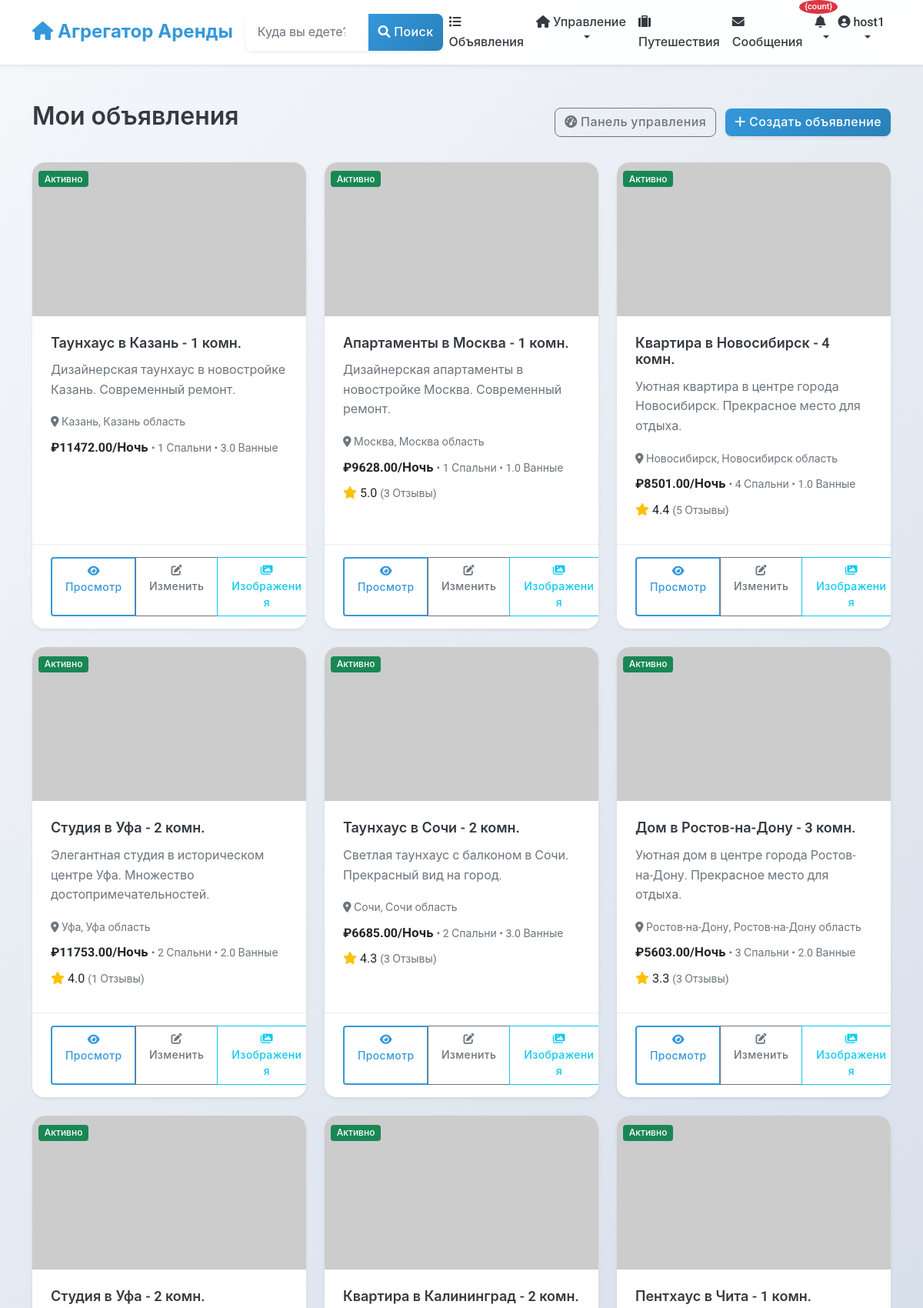
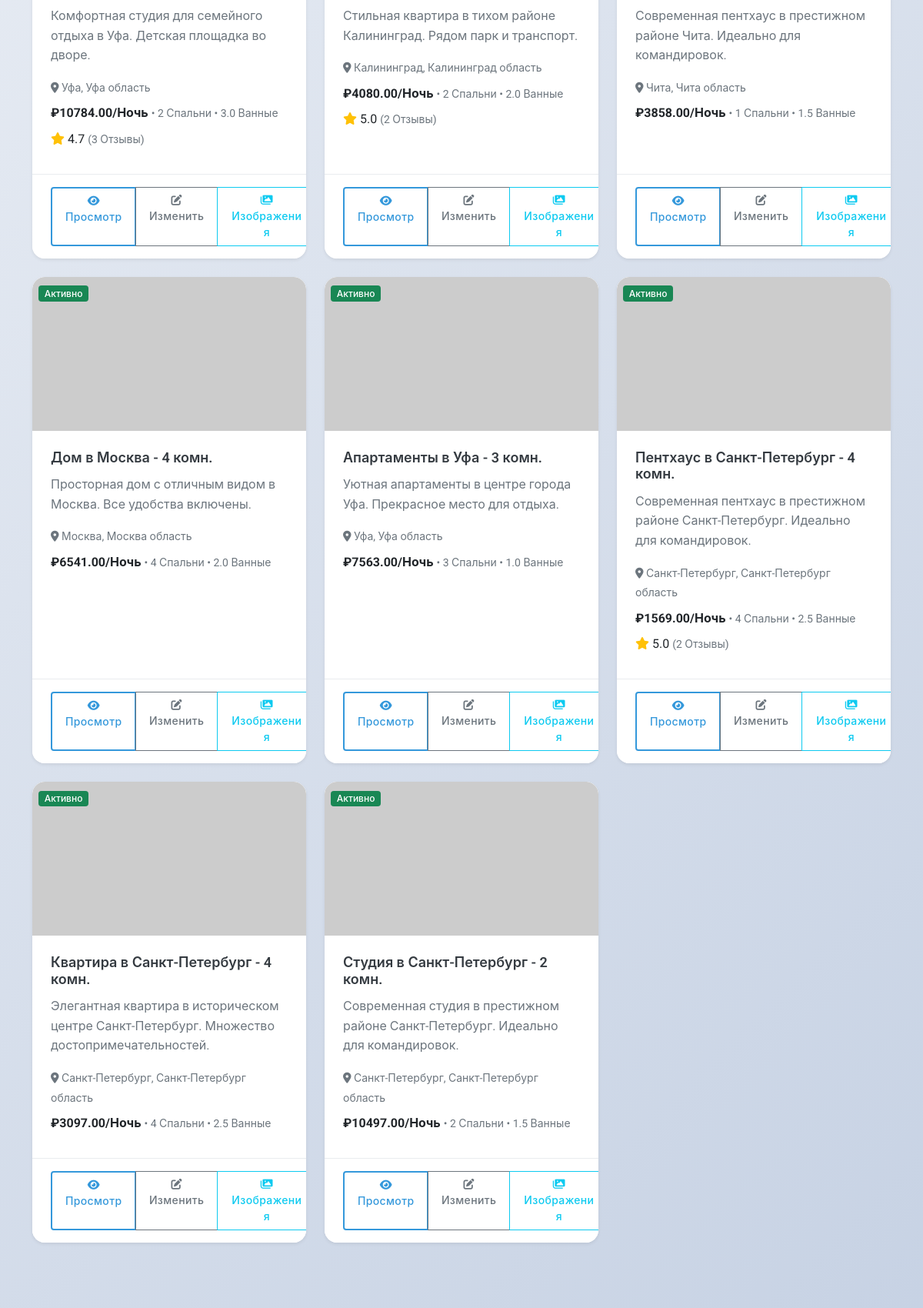
Screenshot of /listings/my-listings/ (signed in, upper part) with the database file from the repository (2 pictures, top to bottom).
### users/models.py (models this page shows, shortened)
class User(AbstractUser):
    phone_number = models.CharField(_("Phone number"), max_length=20, blank=True)
    profile_picture = models.URLField(_("Profile picture URL"), blank=True)
    bio = models.TextField(_("Bio"), blank=True)
    is_phone_verified = models.BooleanField(_("Phone verified"), default=False)
    is_id_verified = models.BooleanField(_("ID verified"), default=False)
    is_host = models.BooleanField(_("Is host"), default=False)
    is_guest = models.BooleanField(_("Is guest"), default=True)
    ROLE_CHOICES = [
        ('user', _('Regular User')),
        ('host', _('Host')),
        ('moderator', _('Moderator')),
        ('admin', _('Administrator')),
    ]
    role = models.CharField(_("Role"), max_length=20, choices=ROLE_CHOICES, default='user')
    email_notifications = models.BooleanField(_("Email notifications"), default=True)
    sms_notifications = models.BooleanField(_("SMS notifications"), default=False)
    date_joined = models.DateTimeField(_("Date joined"), auto_now_add=True)
    last_updated = models.DateTimeField(_("Last updated"), auto_now=True)
    class Meta:
        verbose_name = _("User")
        verbose_name_plural = _("Users")

### listings/models.py (models this page shows, shortened)
class Listing(models.Model):
    title = models.CharField(_("Title"), max_length=100)
    description = models.TextField(_("Description"))
    address = models.CharField(_("Address"), max_length=255)
    city = models.CharField(_("City"), max_length=100)
    state = models.CharField(_("State/Province"), max_length=100)
    country = models.CharField(_("Country"), max_length=100)
    zip_code = models.CharField(_("ZIP/Postal Code"), max_length=20)
    latitude = models.DecimalField(_("Latitude"), max_digits=10, decimal_places=7, null=True, blank=True)
    longitude = models.DecimalField(_("Longitude"), max_digits=10, decimal_places=7, null=True, blank=True)
    price_per_night = models.DecimalField(_("Price per night"), max_digits=10, decimal_places=2)
    cleaning_fee = models.DecimalField(_("Cleaning fee"), max_digits=10, decimal_places=2, default=0)
    service_fee = models.DecimalField(_("Service fee"), max_digits=10, decimal_places=2, default=0)
    bedrooms = models.PositiveSmallIntegerField(_("Bedrooms"))
    bathrooms = models.DecimalField(_("Bathrooms"), max_digits=3, decimal_places=1)
    accommodates = models.PositiveSmallIntegerField(_("Accommodates"))
    property_type = models.CharField(_("Property type"), max_length=50)
    image_urls = models.JSONField(_("Image URLs"), default=list, null=True, blank=True)
    verification_video = models.FileField(
        _("Verification Video"),
        upload_to='verification_videos/',
        null=True,
        blank=True,
        help_text=_("Video proof of property compliance (max 250MB, for moderation only)")
    )
    amenities = models.JSONField(_("Amenities"), default=list)
    house_rules = models.TextField(_("House rules"), blank=True)
    check_in_time = models.TimeField(_("Check-in time"), null=True, blank=True)
    check_out_time = models.TimeField(_("Check-out time"), null=True, blank=True)
    minimum_nights = models.PositiveSmallIntegerField(_("Minimum nights"), default=1)
    maximum_nights = models.PositiveSmallIntegerField(_("Maximum nights"), default=30)
    is_active = models.BooleanField(_("Is active"), default=True)
    is_approved = models.BooleanField(_("Is approved"), default=False)
    host = models.ForeignKey(
        settings.AUTH_USER_MODEL,
        on_delete=models.CASCADE,
        related_name='listings'
    )
    created_at = models.DateTimeField(_("Created at"), auto_now_add=True)
    updated_at = models.DateTimeField(_("Updated at"), auto_now=True)
    class Meta:
        verbose_name = _("Listing")
        verbose_name_plural = _("Listings")
        ordering = ['-created_at', '-id']
        ordering = ['-created_at']
    @property
    def main_image_url(self):
        main_image = self.images.filter(is_main=True).first()
        if main_image:
            return main_image.image.url
        first_image = self.images.first()
        if first_image:
            return first_image.image.url
        if self.image_urls and len(self.image_urls) > 0:
            return self.image_urls[0]
        return "https://via.placeholder.com/800x600.png?text=No+Image+Available"
    @property
    def average_rating(self):
        reviews = self.reviews.all()
        if not reviews:
            return None
        return sum(review.rating for review in reviews) / len(reviews)
    @property
    def total_reviews(self):
        return self.reviews.count()

class Review(models.Model):
    rating = models.PositiveSmallIntegerField(
        _("Rating"),
        validators=[MinValueValidator(1), MaxValueValidator(5)]
    )
    comment = models.TextField(_("Comment"))
    listing = models.ForeignKey(
        Listing,
        on_delete=models.CASCADE,
        related_name='reviews'
    )
    reviewer = models.ForeignKey(
        settings.AUTH_USER_MODEL,
        on_delete=models.CASCADE,
        related_name='reviews'
    )
    booking = models.OneToOneField(
        Booking,
        on_delete=models.SET_NULL,
        related_name='review',
        null=True,
        blank=True
    )
    is_approved = models.BooleanField(_("Is approved"), default=True)
    is_edited = models.BooleanField(_("Is edited"), default=False)
    created_at = models.DateTimeField(_("Created at"), auto_now_add=True)
    updated_at = models.DateTimeField(_("Updated at"), auto_now=True)
    class Meta:
        verbose_name = _("Review")
        verbose_name_plural = _("Reviews")
        ordering = ['-created_at']
        constraints = [
            models.UniqueConstraint(
                fields=['listing', 'reviewer'],
                condition=models.Q(booking__isnull=True),
                name='unique_listing_review_no_booking'
            ),
            models.UniqueConstraint(
                fields=['listing', 'reviewer', 'booking'],
                condition=models.Q(booking__isnull=False),
                name='unique_booking_review'
            )
        ]

### listings/views.py (the view)
# urls.py: path('my-listings/', views.HostListingListView.as_view(), name='host_listings'),
class HostListingListView(LoginRequiredMixin, ListView):
    model = Listing
    template_name = 'listings/host_listings.html'
    context_object_name = 'listings'
    def get_queryset(self):
        return Listing.objects.filter(host=self.request.user)

### listings/templates/listings/host_listings.html (shortened to what this page needs)
{% extends 'base.html' %}
{% load static %}
{% block content %}
<div class="container py-4">
    <div class="row">
        <div class="col-12">
            <div class="d-flex justify-content-between align-items-center mb-4">
                <h2>Мои объявления</h2>
                <div>
                    <a href="{% url 'listings:host_dashboard' %}" class="btn btn-outline-secondary me-2">
                        <i class="fas fa-tachometer-alt"></i> Панель управления
                    </a>
                    <a href="{% url 'listings:listing_create' %}" class="btn btn-primary">
                        <i class="fas fa-plus"></i> Создать объявление
                    </a>
                </div>
            </div>
            {% if listings %}
                <div class="row row-cols-1 row-cols-md-2 row-cols-lg-3 g-4">
                    {% for listing in listings %}
                    <div class="col">
                        <div class="card h-100 shadow-sm">
                            <div class="position-relative">
                                <img src="{{ listing.main_image_url }}" class="card-img-top" alt="{{ listing.title }}" style="height: 200px; object-fit: cover;">
                                <div class="position-absolute top-0 start-0 m-2">
                                    {% if not listing.is_active %}
                                        <span class="badge bg-secondary">Отключено</span>
                                    {% elif not listing.is_approved %}
                                        <span class="badge bg-warning">На рассмотрении</span>
                                    {% else %}
                                        <span class="badge bg-success">Активно</span>
                                    {% endif %}
                                </div>
                            </div>
                            <div class="card-body">
                                <h5 class="card-title">{{ listing.title }}</h5>
                                <p class="card-text text-muted">{{ listing.description|truncatechars:100 }}</p>
                                <div class="mb-2">
                                    <small class="text-muted">
                                        <i class="fas fa-map-marker-alt"></i> {{ listing.city }}, {{ listing.state }}
                                    </small>
                                </div>
                                <div class="mb-2">
                                    <strong>₽{{ listing.price_per_night }}/Ночь</strong>
                                    <small class="text-muted">• {{ listing.bedrooms }} Спальни • {{ listing.bathrooms }} Ванные</small>
                                </div>
                                {% if listing.average_rating %}
                                <div class="mb-2">
                                    <i class="fas fa-star text-warning"></i>
                                    <span>{{ listing.average_rating|floatformat:1 }}</span>
                                    <small class="text-muted">({{ listing.total_reviews }} Отзывы)</small>
                                </div>
                                {% endif %}
                            </div>
                            <div class="card-footer bg-white">
                                <div class="d-flex justify-content-between align-items-center">
                                    <div class="btn-group" role="group">
                                        <a href="{% url 'listings:listing_detail' pk=listing.pk %}" class="btn btn-sm btn-outline-primary">
                                            <i class="fas fa-eye"></i> Просмотр
                                        </a>
                                        <a href="{% url 'listings:listing_update' pk=listing.pk %}" class="btn btn-sm btn-outline-secondary">
                                            <i class="fas fa-edit"></i> Изменить
                                        </a>
                                        <a href="{% url 'listings:listing_images' pk=listing.pk %}" class="btn btn-sm btn-outline-info">
                                            <i class="fas fa-images"></i> Изображения
                                        </a>
                                    </div>
                                </div>
                            </div>
                        </div>
                    </div>
                    {% endfor %}
                </div>
            {% endif %}
        </div>
    </div>
</div>
{% endblock %}

### templates/includes/navbar.html (shortened to what this page needs)
<nav class="navbar navbar-expand-lg navbar-light bg-white shadow-sm">
    <div class="container">
        <a class="navbar-brand" href="{% url 'listings:listing_list' %}">
            <i class="fas fa-home"></i> Агрегатор Аренды
        </a>
        <div class="collapse navbar-collapse" id="navbarSupportedContent">
            <form class="d-flex mx-auto my-2 my-lg-0" action="{% url 'listings:listing_list' %}" method="get">
                <div class="input-group">
                    <input class="form-control" type="search" name="location" placeholder="Куда вы едете?"
                           aria-label="Search" value="{{ request.GET.location|default:'' }}">
                    <button class="btn btn-primary" type="submit">
                        <i class="fas fa-search"></i> Поиск
                    </button>
                </div>
            </form>
            <ul class="navbar-nav ms-auto mb-2 mb-lg-0">
                <li class="nav-item">
                    <a class="nav-link {% if request.resolver_match.url_name == 'listing_list' %}active{% endif %}"
                       href="{% url 'listings:listing_list' %}">
                        <i class="fas fa-list"></i> Объявления
                    </a>
                </li>
                {% if user.is_authenticated %}
                    {% if user.is_host %}
                    <li class="nav-item dropdown">
                        <a class="nav-link dropdown-toggle" href="#" id="hostDropdown" role="button"
                           data-bs-toggle="dropdown" aria-expanded="false">
                            <i class="fas fa-home"></i> Управление
                        </a>
                    </li>
                    {% else %}
                    <li class="nav-item">
                        <a class="nav-link" href="{% url 'listings:listing_create' %}">
                            <i class="fas fa-plus"></i> Подать объявление
                        </a>
                    </li>
                    {% endif %}
                    <li class="nav-item">
                        <a class="nav-link {% if request.resolver_match.url_name == 'user_bookings' %}active{% endif %}"
                           href="{% url 'listings:user_bookings' %}">
                            <i class="fas fa-suitcase"></i> Путешествия
                        </a>
                    </li>
                    <li class="nav-item">
                        <a class="nav-link position-relative {% if 'chat' in request.path %}active{% endif %}"
                           href="{% url 'chat:conversation_list' %}">
                            <i class="fas fa-envelope"></i> Сообщения
                        </a>
                    </li>
                    <li class="nav-item dropdown">
                        <a class="nav-link dropdown-toggle position-relative" href="#" id="notificationDropdown"
                           role="button" data-bs-toggle="dropdown" aria-expanded="false"
                           onclick="loadNotifications()"
                           data-bs-auto-close="outside">
                            <i class="fas fa-bell"></i>
                            <span class="position-absolute"
                                  id="notification-badge-container"
                                  style="top: -8px; right: -8px; z-index: 1000;"
                                  hx-get="{% url 'notifications:get_unread_count' %}"
                                  hx-trigger="load, every 30s"
                                  hx-swap="innerHTML">
                                {% load notify_tags %}
                                {% notification_count as count %}
                                {% if count > 0 %}
                                <span class="badge bg-danger" id="notification-badge" style="font-size: 0.7rem; min-width: 18px; height: 18px; border-radius: 50%; display: flex; align-items: center; justify-content: center;">{count}</span>
                                {% endif %}
                            </span>
                        </a>
                    </li>
                    <li class="nav-item dropdown">
                        <a class="nav-link dropdown-toggle" href="#" id="userDropdown" role="button"
                           data-bs-toggle="dropdown" aria-expanded="false">
                            {% if user.profile_picture %}
                                <img src="{{ user.profile_picture }}" alt="{{ user.username }}" class="user-avatar sm me-1">
                            {% else %}
                                <i class="fas fa-user-circle"></i>
                            {% endif %}
                            {{ user.username }}
                        </a>
                    </li>
                {% endif %}
            </ul>
        </div>
    </div>
</nav>

### rows the page displays
User: username "host1"
Listing: is_active "Активно", title "Таунхаус в Казань - 1 комн.", description "Дизайнерская таунхаус в новостройке Казань. Современный ремонт.", city "Казань", state "Казань область", price_per_night "11472.00", bedrooms "1", bathrooms "3.0"
Listing: is_active "Активно", title "Апартаменты в Москва - 1 комн.", description "Дизайнерская апартаменты в новостройке Москва. Современный ремонт.", city "Москва", state "Москва область", price_per_night "9628.00", bedrooms "1", bathrooms "1.0", average_rating "5.0", total_reviews "3"
Listing: is_active "Активно", title "Квартира в Новосибирск - 4 комн.", description "Уютная квартира в центре города Новосибирск. Прекрасное место для отдыха.", city "Новосибирск", state "Новосибирск область", price_per_night "8501.00", bedrooms "4", bathrooms "1.0", average_rating "4.4", total_reviews "5"
Listing: is_active "Активно", title "Студия в Уфа - 2 комн.", description "Элегантная студия в историческом центре Уфа. Множество достопримечательностей.", city "Уфа", state "Уфа область", price_per_night "11753.00", bedrooms "2", bathrooms "2.0", average_rating "4.0", total_reviews "1"
Listing: is_active "Активно", title "Таунхаус в Сочи - 2 комн.", description "Светлая таунхаус с балконом в Сочи. Прекрасный вид на город.", city "Сочи", state "Сочи область", price_per_night "6685.00", bedrooms "2", bathrooms "3.0", average_rating "4.3", total_reviews "3"
Listing: is_active "Активно", title "Дом в Ростов-на-Дону - 3 комн.", description "Уютная дом в центре города Ростов-на-Дону. Прекрасное место для отдыха.", city "Ростов-на-Дону", state "Ростов-на-Дону область", price_per_night "5603.00", bedrooms "3", bathrooms "2.0", average_rating "3.3", total_reviews "3"
Listing: is_active "Активно", title "Студия в Уфа - 2 комн.", description "Комфортная студия для семейного отдыха в Уфа. Детская площадка во дворе.", city "Уфа", state "Уфа область", price_per_night "10784.00", bedrooms "2", bathrooms "3.0", average_rating "4.7", total_reviews "3"
Listing: is_active "Активно", title "Квартира в Калининград - 2 комн.", description "Стильная квартира в тихом районе Калининград. Рядом парк и транспорт.", city "Калининград", state "Калининград область", price_per_night "4080.00", bedrooms "2", bathrooms "2.0", average_rating "5.0", total_reviews "2"
Listing: is_active "Активно", title "Пентхаус в Чита - 1 комн.", description "Современная пентхаус в престижном районе Чита. Идеально для командировок.", city "Чита", state "Чита область", price_per_night "3858.00", bedrooms "1", bathrooms "1.5"
Listing: is_active "Активно", title "Дом в Москва - 4 комн.", description "Просторная дом с отличным видом в Москва. Все удобства включены.", city "Москва", state "Москва область", price_per_night "6541.00", bedrooms "4", bathrooms "2.0"
Listing: is_active "Активно", title "Апартаменты в Уфа - 3 комн.", description "Уютная апартаменты в центре города Уфа. Прекрасное место для отдыха.", city "Уфа", state "Уфа область", price_per_night "7563.00", bedrooms "3", bathrooms "1.0"
Listing: is_active "Активно", title "Пентхаус в Санкт-Петербург - 4 комн.", description "Современная пентхаус в престижном районе Санкт-Петербург. Идеально для командировок.", city "Санкт-Петербург", state "Санкт-Петербург область", price_per_night "1569.00", bedrooms "4", bathrooms "2.5", average_rating "5.0", total_reviews "2"
Listing: is_active "Активно", title "Квартира в Санкт-Петербург - 4 комн.", description "Элегантная квартира в историческом центре Санкт-Петербург. Множество достопримечательностей.", city "Санкт-Петербург", state "Санкт-Петербург область", price_per_night "3097.00", bedrooms "4", bathrooms "2.5"
Listing: is_active "Активно", title "Студия в Санкт-Петербург - 2 комн.", description "Современная студия в престижном районе Санкт-Петербург. Идеально для командировок.", city "Санкт-Петербург", state "Санкт-Петербург область", price_per_night "10497.00", bedrooms "2", bathrooms "1.5"
